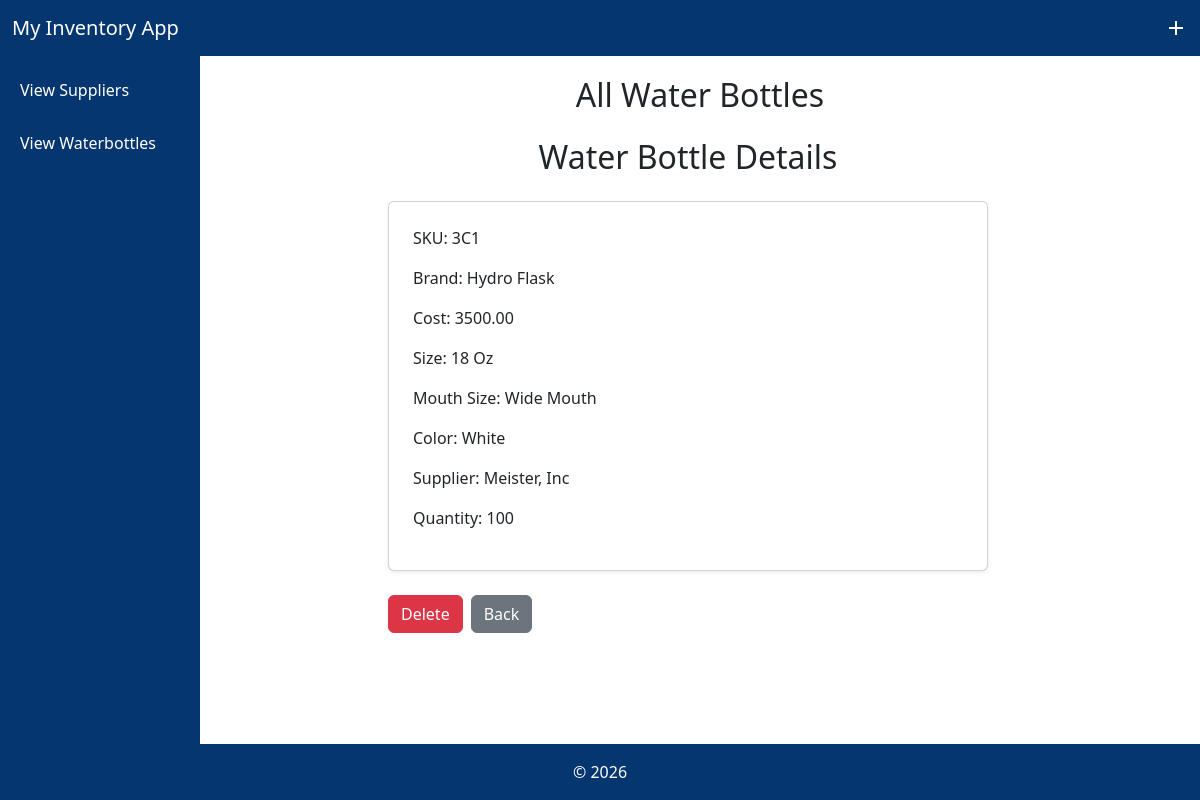
Screenshot of /view_bottle_details/5/ with the database file from the repository.
### MyInventoryApp/models.py (models this page shows, shortened)
class WaterBottle(models.Model):
    SKU = models.CharField(max_length=300)
    Brand = models.CharField(max_length=300)
    Cost = models.DecimalField(max_digits=100, decimal_places=2)
    Size = models.CharField(max_length=300)
    Mouth_Size = models.CharField(max_length=300)
    Color = models.CharField(max_length=300)
    Supplied_by = models.ForeignKey(Supplier,on_delete=models.CASCADE)
    Current_Quantity = models.IntegerField()
    objects = models.Manager()

class Supplier(models.Model):
    Name = models.CharField(max_length=300)
    City = models.CharField(max_length=300)
    Country = models.CharField(max_length=300)
    Created_At = models.DateTimeField(blank=True, null=True)
    objects = models.Manager()

### MyInventoryApp/views.py (the view)
# urls.py: path('view_bottle_details/<int:pk>/', views.view_bottle_details, name='view_bottle_details'),
def view_bottle_details(request, pk):
    bottle = get_object_or_404(WaterBottle, pk=pk)
    return render(request, 'MyInventoryApp/view_bottle_details.html', {'bottle': bottle})

### MyInventoryApp/templates/MyInventoryApp/view_bottle_details.html
{% extends "MyInventoryApp/base.html" %}
{% block content %}
{% if supplier %}
    <h2 class="mb-4 text-center">Bottles from {{ supplier.Name }}</h2>
{% else %}
    <h2 class="mb-4 text-center">All Water Bottles</h2>
{% endif %}
<div class="row justify-content-center">
  <div class="col-md-8">
    <h2 class="mb-4 text-center">Water Bottle Details</h2>
    <div class="card shadow-sm p-4">
      <p>SKU: {{ bottle.SKU }}</p>
      <p>Brand: {{ bottle.Brand }}</p>
      <p>Cost: {{ bottle.Cost }}</p>
      <p>Size: {{ bottle.Size }}</p>
      <p>Mouth Size: {{ bottle.Mouth_Size }}</p>
      <p>Color: {{ bottle.Color }}</p>
      <p>Supplier: {{ bottle.Supplied_by.Name }}</p>
      <p>Quantity: {{ bottle.Current_Quantity }}</p>
    </div>
    <div class="mt-4 d-flex gap-2">
      <a href="{% url 'delete_bottle' bottle.pk %}" class="btn btn-danger">Delete</a>
      <a href="{% url 'view_bottles' %}" class="btn btn-secondary">Back</a>
    </div>
  </div>
</div>
{% endblock %}

### MyInventoryApp/templates/MyInventoryApp/base.html (style rules this page uses)
body { display: flex; flex-direction: column; margin: 0; min-height: 100vh; }

### rows the page displays
WaterBottle: SKU "3C1", Brand "Hydro Flask", Cost "3500.00", Size "18 Oz", Mouth_Size "Wide Mouth", Color "White", Supplied_by.Name "Meister, Inc", Current_Quantity "100"
